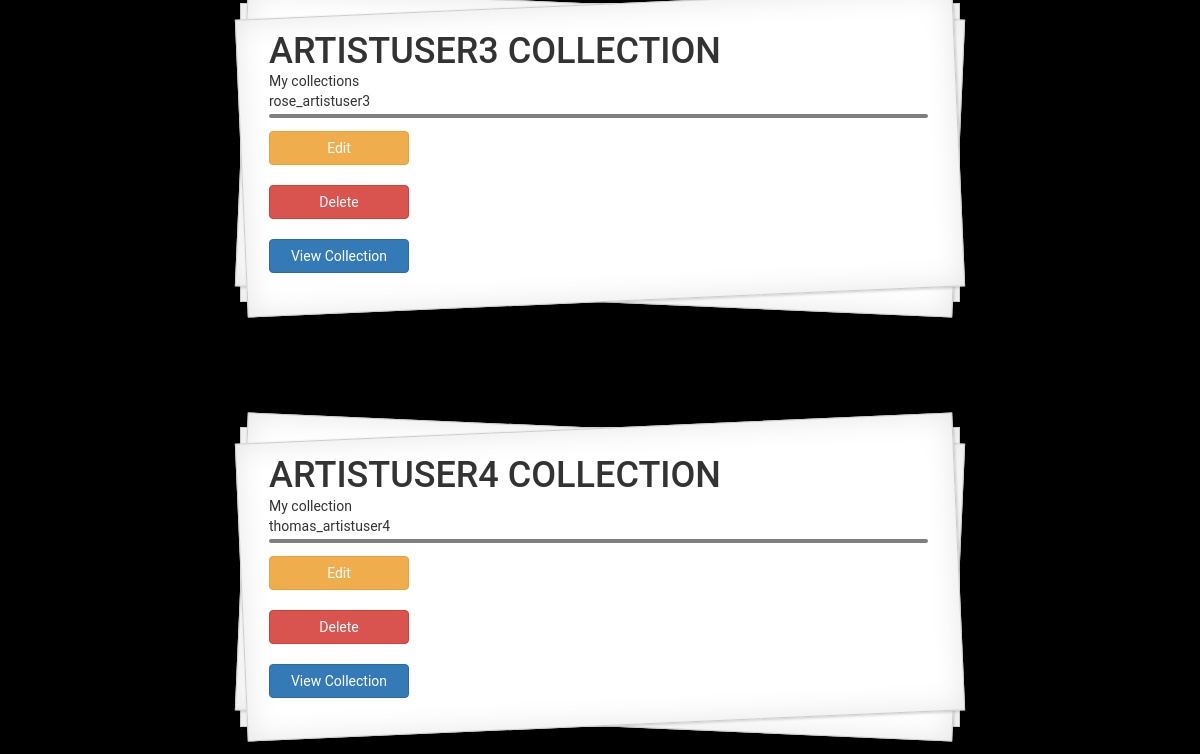
/collection_list (signed in, lower part), run on an earlier commit of the app's database.
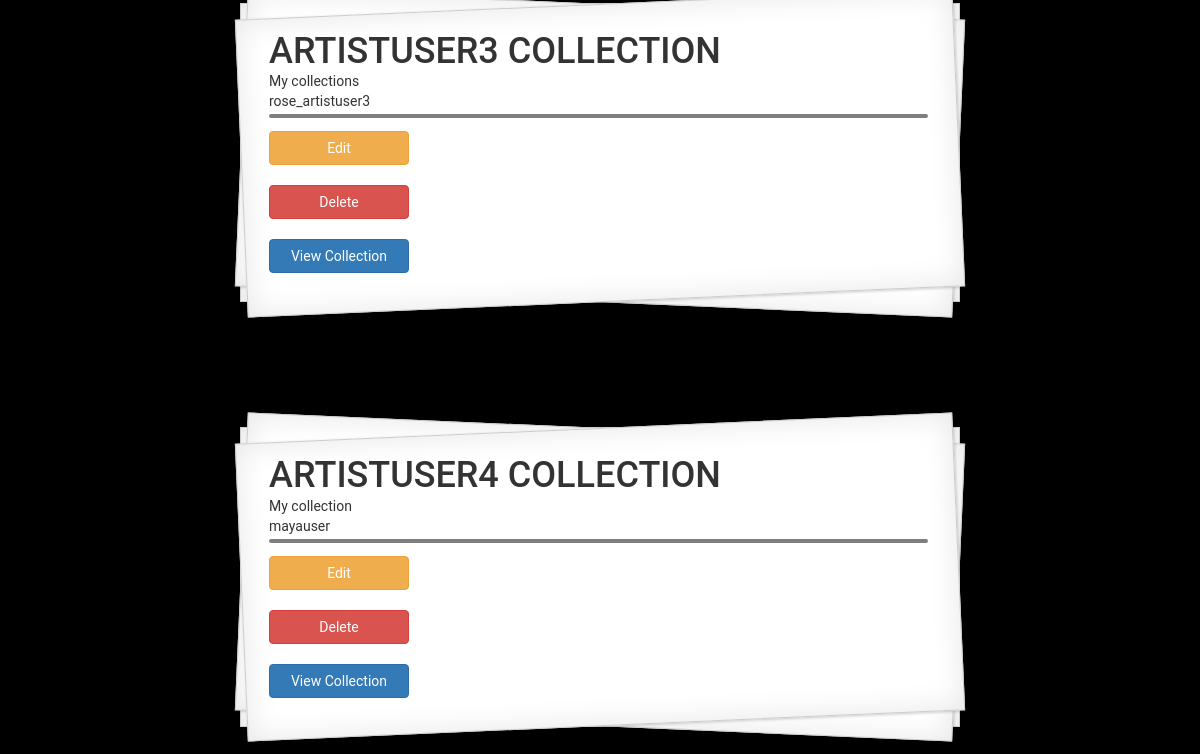
And on a later commit of the database.
### gallery/models.py (models this page shows, shortened)
class Collection(models.Model):
    collection_name = models.CharField(max_length=200)
    collection_description = models.TextField(max_length=280, null=True, blank=True)
    collection_artist = models.ForeignKey('Artist', on_delete=models.CASCADE)
    artwork = models.ManyToManyField(Artwork, blank=True)

class Artist(models.Model):
    user = models.OneToOneField(User, on_delete=models.CASCADE)
    artist_role = models.BooleanField(default=False)
    description = models.TextField(max_length=280, null=True, blank=True)  # this is the default for all descriptions
    profile_picture = models.ImageField(upload_to='images/', null=True, blank=True)
    def __str__(self):
        return f'{self.user}'

### gallery/views.py (the view)
# urls.py: path('collection_list', views.collection_list, name='collection_list'),
def collection_list(request):
    collection = Collection.objects.all()
    return render(request, 'gallery/collection_list.html',
                  {'collections': collection})

### gallery/templates/gallery/collection_list.html (shortened to what this page needs)
<!DOCTYPE html>
<html lang="en">
{% extends 'gallery/base.html' %}
{% load static %}
{% block content %}
    <head>
    </head>
    <body style="min-width: 411px">
    <div style="top: 70px; position: relative; z-index: 0">
        {% for collection in collections %}
            {% if request.user.is_superuser or user.get_username == collection.collection_artist|stringformat:"s" %}
                <div class="Card">
                    <div class="Card-body">
                        <h1 class="Card-title">{{ collection.collection_name }}</h1>
                        <p class="Card-description">
                            {{ collection.collection_description }}
                            <br>
                            {{ collection.collection_artist }}
                        <hr style="border: 2px solid black; border-radius: 3px; opacity: .5; margin: 3px; margin-left: 0; position: relative"></p>
                        {% if request.user.is_superuser or user.get_username == collection.collection_artist|stringformat:"s" %}
                            <a href="{% url 'gallery:collection_edit' pk=collection.pk %}" class="btn btn-warning" style="width: 10em">Edit</a>
                            <br style="margin: 1px; position: relative">
                            <a href="{% url 'gallery:collection_delete' pk=collection.pk %}" onclick="return confirm('Are you sure you want to delete?')" class="btn btn-danger" style="width: 10em">Delete</a>
                            <br style="margin: 1px; position: relative">
                            <a href="{% url 'gallery:collection_view' pk=collection.pk %}" class="btn btn-primary" style="width: 10em">View Collection</a>
                        {% endif %}
                    </div>
                </div>
            {% endif %}
        {% endfor %}
    </div>
    </body>
    </html>
{% endblock %}

What changed in the data, as far as the page shows it:
changed Collection "ARTISTUSER4 COLLECTION": collection_artist "thomas_artistuser4" → "mayauser"
